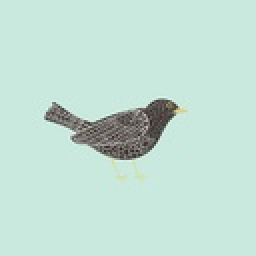
%> input picture car2.jpg, 128 x 128 px, shrunk from 640 x 640 before the run (shown 2 times larger)
$ octave FFT_Using_Inbuilt_and_UDF_For_Image.m   (GNU Octave 9; MATLAB toolbox functions it lacks are replaced by stand-ins)
%> lines starting %> are read from the running program, lines starting %| are printed output that depends on the picture
clc
close all
clear all variables

f =rgb2gray(imread('car2.jpg'));                                            %loading the image
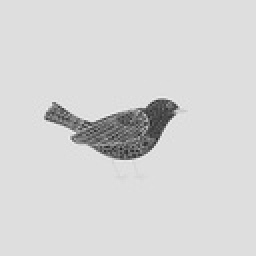
%> f: size 128x128 uint8 (shown 2 times larger); min 35, max 238, mean 214.2

[M, N] = size(f);                                                          %calculating the rows and columns of image
%> M = 128; N = 128
wM        = zeros(M, M);                                                   %creating zero matrix with M size
wN        = zeros(N, N);                                                   %creating zero matrix with N size

%fourier transform of row data
for u = 0 : (M - 1)                                                        %for loop counter
    for x = 0 : (M - 1)                                                    %for loop counter
        wM(u+1, x+1) = exp(-2 * pi * 1i / M * x * u);                      %DFT expression
    end                                                                    %end
end                                                                        %end

%fourier transform of column data
for v = 0 : (N - 1)                                                        %for loop counter
    for y = 0 : (N - 1)                                                    %for loop counter
        wN(y+1, v+1) = exp(-2 * pi * 1i / N * y * v);                      %DFT expression
    end                                                                    %end
end                                                                        %end


F = wM * im2double(f) * wN;                                                %mutliplying the original image values with the Fourier transformed value of wM and wN


[rM, rN] = size(F);                                                        %calculating the rows and columns of image
%> rM = 128; rN = 128
wrM        = zeros(rM, rM);                                                %creating zero matrix with M size
wrN        = zeros(rN, rN);                                                %creating zero matrix with N size

for u = 0 : (rM - 1)                                                       %for loop counter
    for x = 0 : (rM - 1)                                                   %for loop counter
        wrM(u+1, x+1) = (1/rM)*exp(2 * pi * 1i* x * u / rM );              %IDFT expression
    end                                                                    %end
end                                                                        %end

for v = 0 : (rN - 1)                                                       %for loop counter
    for y = 0 : (rN - 1)                                                   %for loop counter
        wrN(y+1, v+1) = (1/rN)*exp(2 * pi * 1i* y * v / rN );              %IDFT expression
    end                                                                    %end
end                                                                        %end

Fr = wrM * im2double(F) * wrN;                                             %recreating the reconstructed signal using DFT variable F with IDFT variable wrM and wrN
i = imread('car2.jpg');                                                     %reading the image
%> i is the input picture: size 128x128x3 uint8; mean R, G, B 194.9, 224.4, 213.7
x = double(rgb2gray(i));                                                   %converting the image to gray scale and double
N = length(x);                                                             %finding the length of the univariate data
X = zeros(N,1) ;                                                           %creating a new zero matrix with N rows and 1 columns

%%
%Plot one - Input Signal
t=0:N-1;                                                                   %declaring time variable
%> t = 128 values from 0 to 127
figure(1)                                                                  %figure(2)
subplot(511)                                                               %first subplot
stem(t,x);                                                                 %plotting time vs input univariate data
xlabel('Time (s)');                                                        %xlabel
ylabel('Amplitude');                                                       %ylabel
title('Input sequence')                                                    %title


%Plot Two - Magnitude response
subplot(512);                                                              %second subplot
stem(0:N-1,abs(F));                                                        %plotting time vs abs value fft transformed data using inbuilt function
xlabel('Frequency');                                                       %xlabel
ylabel('|X(k)|');                                                          %ylabel
title('Magnitude Response');                                               %title

%Plot Three - Phase response
subplot(513);                                                              %3rd subplot
stem(0:N-1,angle(F));                                                      %plotting time vs angle value fft transformed data using inbuilt function
xlabel('Frequency');                                                       %xlabel
ylabel('Phase');                                                           %ylabel
title('Phase Response');                                                   %title

%Plot Four - Reconstructed Signal
subplot(514)                                                               %subplot
stem(t,Fr)                                                                 %plotting the reconstructed signal
xlabel('Time');                                                            %xlabel
ylabel('Amplitude');                                                       %ylabel
title('Time domain - Reconstructed Signal')                                %title

Y = F;                                                                     %mapping output DFT signal to new variable
Y(ceil(N/2)+1:end) = 0;                                                    %ceiling the lower values to zero

% Perform the IDFT on the truncated DFT coefficients
Y_r = zeros(1,N);                                                          %creating empty matrix of size N
for k= 0:N-1                                                               %for loop counter
    for n = 0:N-1                                                          %for loop counter
        Y_r(k+1) = Y_r(k+1) + (2/N)*Y(n+1)*exp(1i*2*pi*k*n/N);             %IFFT with truncated coefficients
    end                                                                    %end
end                                                                        %end

%Plot Fifa - Reconstructed Signal using lesser transform count
subplot(515)                                                               %subplot
stem(t,Y_r)                                                                %plotting the reconstructed signal
xlabel('Time');                                                            %xlabel
ylabel('Amplitude');                                                       %ylabel
title('Time domain - Reconstructed Signal - User Defined Function using lesser transform count')  %title
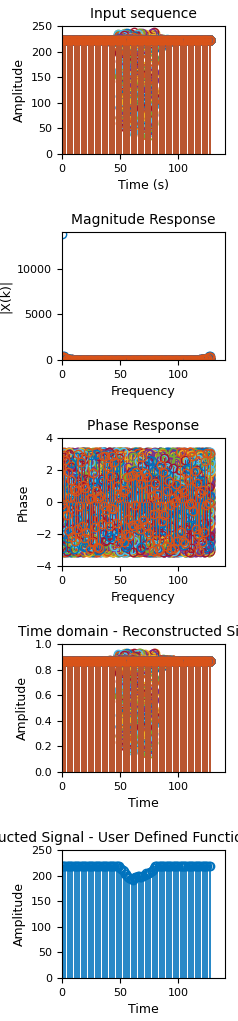
%> figure redrawn from the program's plot data, 5 panels; panel 1: highest point at x = 0, y = 222; panel 1: highest point at x = 60, y = 226; panel 1: highest point at x = 50, y = 226; panel 1: highest point at x = 59, y = 225

%% Construction and Reconstruction of Image using user build function

hFigure =imtool(i)                                                         %showing original image
set(hFigure,'NumberTitle','off','Name','Original Image')                   %setting figure parameters


F = wM * im2double(f) * wN;                                                %mutliplying the original image values with the Fourier transformed value of wM and wN
hFigure =imtool(F)                                                         %showing the origfianl figure
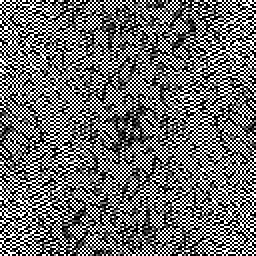
%> displayed picture: size 128x128, on the screen's scale of 0 to 255 (shown 2 times larger); min 0, max 255, mean 108.7
set(hFigure,'NumberTitle','off','Name','Original Image Converted with user build DFT Function') %setting figure parameters

g= wrM * im2double(F) * wrN;                                               %recreating the reconstructed signal using DFT variable F with IDFT variable wrM and wrN
hFigure_1 =imtool(g)                                                       %showing the origfianl figure
set(hFigure_1,'NumberTitle','off','Name','Original Image with user build Inverse DFT Function')  %setting figure parameters

%% Plot using inbuild fft2 and ifft2 function

%Plot one - Input Signal
t=0:N-1;                                                                   %declaring time variable
figure(2)                                                                  %figure(2)
subplot(411)                                                               %first subplot
stem(t,x);                                                                 %plotting time vs input univariate data
xlabel('Time (s)');                                                        %xlabel
ylabel('Amplitude');                                                       %ylabel
title('Input sequence -In-built Function')                                  %title

%Plot Two - Magnitude response
subplot(412);                                                              %second subplot
stem(0:N-1,abs(fft2(x)));                                                  %plotting time vs abs value fft transformed data using inbuilt function
xlabel('Frequency');                                                       %xlabel
ylabel('|X(k)|');                                                          %ylabel
title('Magnitude Response In-built Function');                               %title

%Plot Three - Phase response
subplot(413);                                                              %3rd subplot
stem(0:N-1,angle(fft2(x)));                                                %plotting time vs angle value fft transformed data using inbuilt function
xlabel('Frequency');                                                       %xlabel
ylabel('Phase');                                                           %ylabel
title('Phase Response In-built Function');                                   %title

%Plot Four - Reconstructed Signal
rs = real(ifft2(fft2(x)));                                                 %reconstructing original signal using inbuilt function
subplot(414)                                                               %subplot
stem(t,rs)                                                                 %plotting the reconstructed signal
xlabel('Time');                                                            %xlabel
ylabel('Amplitude');                                                       %ylabel
title('Time domain - Reconstructed Signal In-built Function')               %title
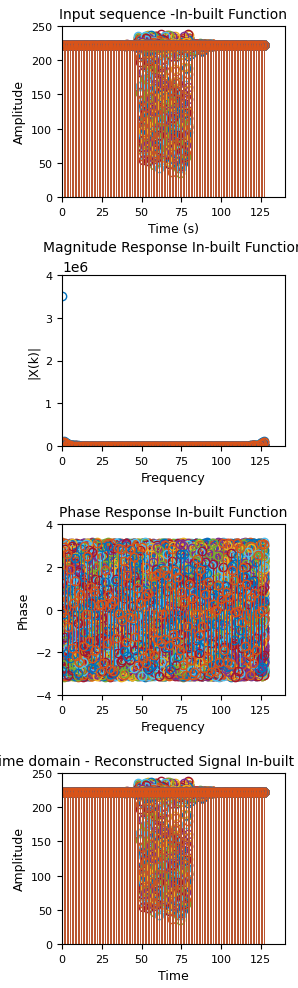
%> figure redrawn from the program's plot data, 4 panels; panel 1: highest point at x = 0, y = 222; panel 1: highest point at x = 60, y = 226; panel 1: highest point at x = 50, y = 226; panel 1: highest point at x = 59, y = 225
